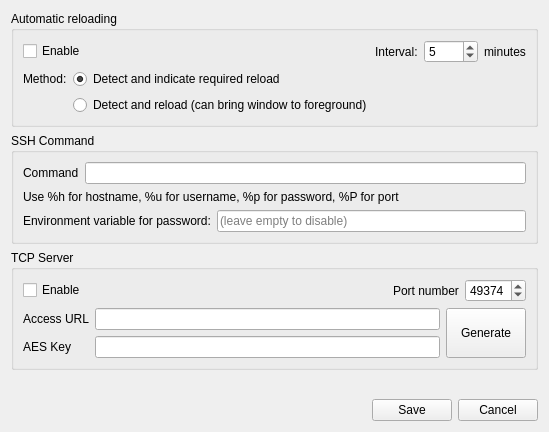
<?xml version="1.0" encoding="UTF-8"?>
<ui version="4.0">
 <class>GlobalOptionsDialog</class>
 <widget class="QDialog" name="GlobalOptionsDialog">
  <property name="geometry">
   <rect>
    <x>0</x>
    <y>0</y>
    <width>549</width>
    <height>432</height>
   </rect>
  </property>
  <property name="windowTitle">
   <string>Global options</string>
  </property>
  <layout class="QGridLayout" name="gridLayout_4">
   <item row="0" column="0">
    <widget class="QGroupBox" name="groupBox_3">
     <property name="title">
      <string>Automatic reloading</string>
     </property>
     <layout class="QVBoxLayout" name="verticalLayout_2">
      <item>
       <layout class="QHBoxLayout" name="horizontalLayout_6">
        <item>
         <widget class="QCheckBox" name="reloadCheckbox">
          <property name="text">
           <string>Enable</string>
          </property>
         </widget>
        </item>
        <item>
         <spacer name="horizontalSpacer_3">
          <property name="orientation">
           <enum>Qt::Horizontal</enum>
          </property>
          <property name="sizeHint" stdset="0">
           <size>
            <width>40</width>
            <height>20</height>
           </size>
          </property>
         </spacer>
        </item>
        <item>
         <layout class="QHBoxLayout" name="horizontalLayout_5">
          <item>
           <widget class="QLabel" name="label_7">
            <property name="text">
             <string>Interval:</string>
            </property>
           </widget>
          </item>
          <item>
           <widget class="QSpinBox" name="intervalSpinbox">
            <property name="minimum">
             <number>1</number>
            </property>
            <property name="maximum">
             <number>1440</number>
            </property>
            <property name="value">
             <number>5</number>
            </property>
           </widget>
          </item>
          <item>
           <widget class="QLabel" name="label_8">
            <property name="text">
             <string>minutes</string>
            </property>
           </widget>
          </item>
         </layout>
        </item>
       </layout>
      </item>
      <item>
       <layout class="QGridLayout" name="gridLayout_3">
        <item row="0" column="0">
         <widget class="QLabel" name="label_9">
          <property name="text">
           <string>Method:</string>
          </property>
         </widget>
        </item>
        <item row="0" column="1">
         <widget class="QRadioButton" name="reloadIndicateRadio">
          <property name="text">
           <string>Detect and indicate required reload</string>
          </property>
          <property name="checked">
           <bool>true</bool>
          </property>
          <attribute name="buttonGroup">
           <string notr="true">buttonGroup</string>
          </attribute>
         </widget>
        </item>
        <item row="1" column="1">
         <widget class="QRadioButton" name="reloadReallyRadio">
          <property name="text">
           <string>Detect and reload (can bring window to foreground)</string>
          </property>
          <attribute name="buttonGroup">
           <string notr="true">buttonGroup</string>
          </attribute>
         </widget>
        </item>
        <item row="0" column="2">
         <spacer name="horizontalSpacer_4">
          <property name="orientation">
           <enum>Qt::Horizontal</enum>
          </property>
          <property name="sizeHint" stdset="0">
           <size>
            <width>40</width>
            <height>20</height>
           </size>
          </property>
         </spacer>
        </item>
       </layout>
      </item>
     </layout>
    </widget>
   </item>
   <item row="1" column="0">
    <widget class="QGroupBox" name="groupBox_2">
     <property name="title">
      <string>SSH Command</string>
     </property>
     <layout class="QVBoxLayout" name="verticalLayout">
      <item>
       <layout class="QHBoxLayout" name="horizontalLayout_2">
        <item>
         <widget class="QLabel" name="label_4">
          <property name="text">
           <string>Command</string>
          </property>
         </widget>
        </item>
        <item>
         <widget class="QLineEdit" name="sshCommandEdit"/>
        </item>
       </layout>
      </item>
      <item>
       <widget class="QLabel" name="label_5">
        <property name="text">
         <string>Use %h for hostname, %u for username, %p for password, %P for port</string>
        </property>
       </widget>
      </item>
      <item>
       <layout class="QHBoxLayout" name="horizontalLayout_3">
        <item>
         <widget class="QLabel" name="label_6">
          <property name="text">
           <string>Environment variable for password:</string>
          </property>
         </widget>
        </item>
        <item>
         <widget class="QLineEdit" name="sshPassEnvEdit">
          <property name="placeholderText">
           <string>(leave empty to disable)</string>
          </property>
         </widget>
        </item>
       </layout>
      </item>
     </layout>
    </widget>
   </item>
   <item row="2" column="0">
    <widget class="QGroupBox" name="groupBox">
     <property name="title">
      <string>TCP Server</string>
     </property>
     <layout class="QGridLayout" name="gridLayout_2">
      <item row="0" column="0">
       <layout class="QHBoxLayout" name="horizontalLayout">
        <item>
         <widget class="QCheckBox" name="tcpServerCheckbox">
          <property name="text">
           <string>Enable</string>
          </property>
         </widget>
        </item>
        <item>
         <spacer name="horizontalSpacer">
          <property name="orientation">
           <enum>Qt::Horizontal</enum>
          </property>
          <property name="sizeHint" stdset="0">
           <size>
            <width>40</width>
            <height>20</height>
           </size>
          </property>
         </spacer>
        </item>
        <item>
         <widget class="QLabel" name="label">
          <property name="text">
           <string>Port number</string>
          </property>
         </widget>
        </item>
        <item>
         <widget class="QSpinBox" name="tcpPortSpinbox">
          <property name="minimum">
           <number>1</number>
          </property>
          <property name="maximum">
           <number>65535</number>
          </property>
          <property name="value">
           <number>49374</number>
          </property>
         </widget>
        </item>
       </layout>
      </item>
      <item row="1" column="0">
       <layout class="QGridLayout" name="gridLayout">
        <item row="0" column="0">
         <widget class="QLabel" name="label_2">
          <property name="text">
           <string>Access URL</string>
          </property>
         </widget>
        </item>
        <item row="0" column="1">
         <widget class="QLineEdit" name="accessURLEdit">
          <property name="readOnly">
           <bool>true</bool>
          </property>
         </widget>
        </item>
        <item row="0" column="2" rowspan="2">
         <widget class="QPushButton" name="generateButton">
          <property name="sizePolicy">
           <sizepolicy hsizetype="Minimum" vsizetype="Expanding">
            <horstretch>0</horstretch>
            <verstretch>0</verstretch>
           </sizepolicy>
          </property>
          <property name="text">
           <string>Generate</string>
          </property>
          <property name="autoDefault">
           <bool>false</bool>
          </property>
         </widget>
        </item>
        <item row="1" column="0">
         <widget class="QLabel" name="label_3">
          <property name="text">
           <string>AES Key</string>
          </property>
         </widget>
        </item>
        <item row="1" column="1">
         <widget class="QLineEdit" name="aesKeyEdit">
          <property name="readOnly">
           <bool>true</bool>
          </property>
         </widget>
        </item>
       </layout>
      </item>
     </layout>
    </widget>
   </item>
   <item row="3" column="0">
    <spacer name="verticalSpacer">
     <property name="orientation">
      <enum>Qt::Vertical</enum>
     </property>
     <property name="sizeHint" stdset="0">
      <size>
       <width>20</width>
       <height>79</height>
      </size>
     </property>
    </spacer>
   </item>
   <item row="4" column="0">
    <layout class="QHBoxLayout" name="horizontalLayout_4">
     <item>
      <spacer name="horizontalSpacer_2">
       <property name="orientation">
        <enum>Qt::Horizontal</enum>
       </property>
       <property name="sizeHint" stdset="0">
        <size>
         <width>40</width>
         <height>20</height>
        </size>
       </property>
      </spacer>
     </item>
     <item>
      <widget class="QPushButton" name="saveButton">
       <property name="text">
        <string>Save</string>
       </property>
       <property name="autoDefault">
        <bool>false</bool>
       </property>
      </widget>
     </item>
     <item>
      <widget class="QPushButton" name="cancelButton">
       <property name="text">
        <string>Cancel</string>
       </property>
       <property name="autoDefault">
        <bool>false</bool>
       </property>
      </widget>
     </item>
    </layout>
   </item>
  </layout>
 </widget>
 <tabstops>
  <tabstop>reloadCheckbox</tabstop>
  <tabstop>intervalSpinbox</tabstop>
  <tabstop>reloadIndicateRadio</tabstop>
  <tabstop>reloadReallyRadio</tabstop>
  <tabstop>sshCommandEdit</tabstop>
  <tabstop>sshPassEnvEdit</tabstop>
  <tabstop>tcpServerCheckbox</tabstop>
  <tabstop>tcpPortSpinbox</tabstop>
  <tabstop>accessURLEdit</tabstop>
  <tabstop>generateButton</tabstop>
  <tabstop>aesKeyEdit</tabstop>
 </tabstops>
 <resources/>
 <connections/>
 <buttongroups>
  <buttongroup name="buttonGroup"/>
 </buttongroups>
</ui>
